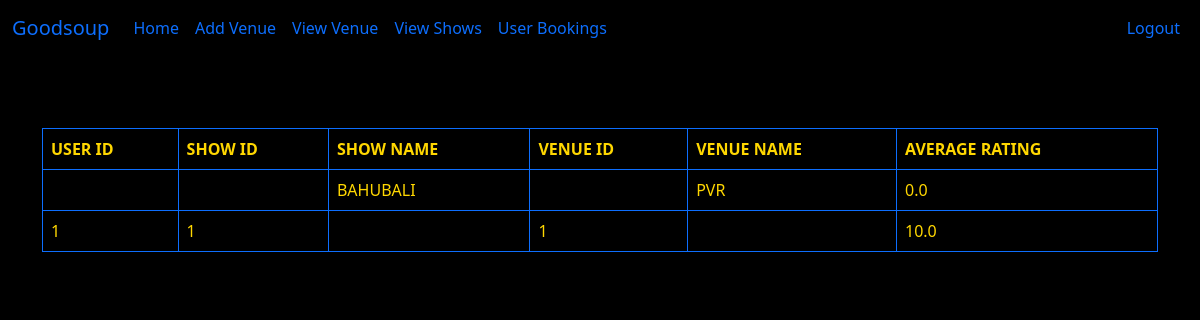
The page /user_bookings (signed in) on the database its author committed.
### database.py (models this page shows)
class user_hist_rating(db.Model):
    u_id = db.Column(db.Integer,nullable=False)
    show_id = db.Column(db.Integer,nullable=False)
    venue_id = db.Column(db.Integer,nullable=False)
    user_rating = db.Column(db.Float,default=0.0,nullable=False)
    user_rating=Column(Float,CheckConstraint('user_rating >= 0 AND user_rating <= 10'))
    __mapper_args__ = {
        'primary_key':[u_id,show_id,venue_id]
    }

class Show(db.Model):
    id = db.Column(db.Integer, primary_key=True)
    venue_id = db.Column(db.Integer, db.ForeignKey('venue.id'))
    name = db.Column(db.String(255), nullable=False)
    rating = db.Column(db.Float, nullable=False)
    rating = Column(Float,CheckConstraint('rating >= 0 AND rating <= 10'))
    tags = db.Column(db.String(255),nullable=False)
    show_timing = db.Column(db.DateTime,nullable=False)
    ticket_price = db.Column(db.Integer,nullable=False)
    available_seats=db.Column(db.Integer,nullable=False)
    date_added = db.Column(db.DateTime, default=datetime.utcnow(),nullable=False)

class Venue(db.Model):
    id = db.Column(db.Integer, primary_key=True)
    name = db.Column(db.String(255), nullable=False)
    place = db.Column(db.String(255), nullable=False)
    location = db.Column(db.String(255), nullable=False)
    shows = db.relationship('Show', backref = 'shows')
    Capacity = db.Column(db.Integer, nullable=False)
    date_added = db.Column(db.DateTime, default=datetime.utcnow(),nullable=False)

### admin.py (the view)
@app.route('/user_bookings',methods=['POST','GET'])
@login_required
def user_bookings():
    user_bookings = user_hist_rating.query.all()
    forVenue=Venue.query.all()
    forShow=Show.query.all()
    for booking in user_bookings:
        venue_id = booking.venue_id
        show_id = booking.show_id
        forVenue.append(Venue.query.filter_by(id=venue_id))
        forShow.append(Show.query.filter_by(id=show_id))
        shows = user_hist_rating.query.filter_by(venue_id=venue_id,show_id=show_id)
        ratings=[]
        for show in shows:
            ratings.append(show.user_rating)
        booking.rating = sum(ratings)/len(ratings)
    return render_template('admin-user_bookings.html',user_bookings=user_bookings,forVenue=forVenue,forShow=forShow)

### admin.py (called while the page is built)
@adminlogin_manager.user_loader
def load_user(admin_id):
    return Admin.query.filter_by(id=int(admin_id)).first()

### user.py (called while the page is built)
@app.context_processor
def user_navbar():
    form = SearchForm()
    return dict(form=form)

### templates/admin-user_bookings.html (shortened to what this page needs)
{% extends 'baseadmin.html' %}
{% block content %}
<body style="background: black;">
  <table class="table table-bordered border-primary">
    <thead>
      <tr style="color: gold; text-transform: uppercase;">
        <th scope="col">user id</th>
        <th scope="col">show id</th>
        <th scope="col">show name</th>
        <th scope="col">venue id</th>
        <th scope="col">venue name</th>
        <th scope="col">Average Rating</th>
      </tr>
    </thead>
    <tbody>
      {% for show in user_bookings %}
      <tr style="color: gold; text-transform: uppercase;">
        <td>{{ show.u_id }}</td>
        <td>{{ show.show_id }}</td>
        <td>{{ forShow[user_bookings.index(show)].name }}</td>
        <td>{{ show.venue_id }}</td>
        <td>{{ forVenue[user_bookings.index(show)].name }}</td>
        <td>{{ show.rating }}</td>
      </tr>
      {% endfor %}
    </tbody>
  </table>
{% endblock %}

### rows shown on the page
user_hist_rating: rating "0.0"
Show: name "BAHUBALI"
Venue: name "PVR"
user_hist_rating: u_id "1", show_id "1", venue_id "1", rating "10.0"
